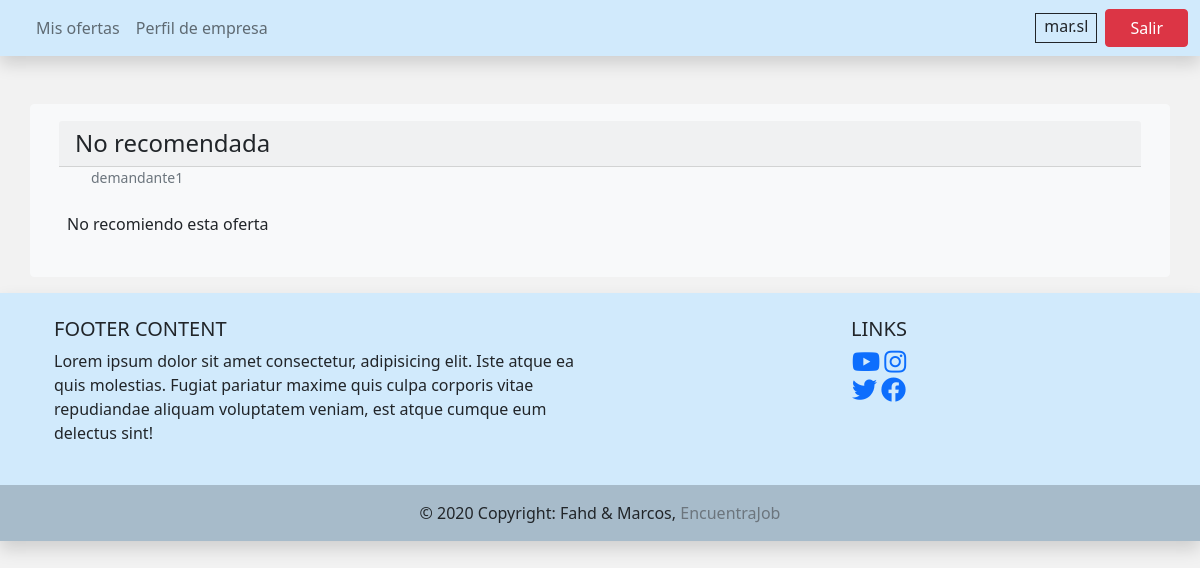
Page /opiniones_empresa.php (signed in) on the committed database.
### tables this page shows
CREATE TABLE `valoraciones` (
  `id_valoracion` int(10) NOT NULL,
  `id_demandante` varchar(10) NOT NULL,
  `id_empresa` varchar(10) NOT NULL,
  `titulo_valoracion` varchar(30) NOT NULL,
  `texto_valoracion` varchar(500) NOT NULL
);

CREATE TABLE `usuarios` (
  `id_usuario` int(10) NOT NULL,
  `rol` varchar(15) NOT NULL,
  `nombre_usuario` varchar(25) NOT NULL,
  `email` varchar(20) NOT NULL,
  `password` varchar(15) NOT NULL
);

### opiniones_empresa.php (the view, shortened to what this page needs)
<?php
include 'funciones_conexion.php';
$conn = conexion();
$sql = "SELECT * FROM valoraciones Val INNER JOIN  demandante De ON Val.id_demandante = De.id_demandante
INNER JOIN  usuarios Ur ON De.id_usuario = Ur.id_usuario";
if($rs = $conn->query($sql)){
  if($rs->num_rows<0){
  die("Error en sacar los datos de la DB");
  }
}
?>
<html lang="es">
  <head>
    <link href="css/bootstrap.min.css" rel="stylesheet" >
    <link href="fontawesome/css/all.min.css" rel="stylesheet" />
  </head>
  <body style="background-color: #f2f2f2;">
      <nav class="navbar navbar-expand-lg navbar-light shadow" style="background-color: #D1EAFC;">
        <div class="container-fluid">
      <div class="collapse navbar-collapse" id="navbarNav">
            <ul class="navbar-nav">
              <li class="nav-item">
                <a class="nav-link" href="#"></a>
              </li>
              <li class="nav-item">
                <a class="nav-link " href="vista_empresa.html">Mis ofertas</a>
              </li>
              <li class="nav-item">
                <a class="nav-link" href="ver_perfil_empresa.html">Perfil de empresa</a>
              </li>
            </ul>
          </div>
      <ul class="navbar-nav ">
        <p class="px-2 m-1 mx-2 border border-dark"><?=$_SESSION['nombre'] ;?></p>
        <li class="nav-item">
          <a href="logout.php" class="btn btn-danger px-4">Salir</a>
        </li>
      </ul>
          </div>
      </nav>
  <div class="col-md-12 center justify-content-center">
<?php   $datos = $rs->fetch_assoc();
       while($datos) { ?>
<div class="card mb-3 container-md bg-light   mt-5 border-light" >
<div class="card-body">
  <h4 class="card-header"><?=$datos['titulo_valoracion'];?></h4>
  <ul>   <li class=" list-inline-item card-text"><small class="text-muted align-bottom"><?=$datos['nombre_usuario'];?></small></li><br>
</ul>
  <div class="d-flex ">
  <p class="card-text m-2"><?=$datos['texto_valoracion']; ?></p>     </div>
</div>
</div>
<?php  $datos = $rs->fetch_assoc();
}  $rs->free();
?>
</div>
    <footer class="text-center text-lg-start shadow " style="background-color: #D1EAFC;">
    <div class="container p-4">
      <div class="row">
        <div class="col-lg-6 col-md-12 mb-4 mb-md-0">
          <h5 class="text-uppercase">Footer Content</h5>
          <p>
            Lorem ipsum dolor sit amet consectetur, adipisicing elit. Iste atque ea quis
            molestias. Fugiat pariatur maxime quis culpa corporis vitae repudiandae aliquam
            voluptatem veniam, est atque cumque eum delectus sint!
          </p>
        </div>
        <div class="col-lg-6 col-md-12 mb-4 mb-md-0">
          <h5 class="text-uppercase text-center">Links</h5>
          <ul class="list-unstyled mb-0 text-center">
            <li>
              <a href="https://www.youtube.com/watch?v=FwhKhecN-1E" ><i class="fab fa-youtube" style="font-size:25px;" ></i></a>
              <a href="https://www.instagram.com/usal" ><i class="fab fa-instagram" style="font-size:25px;" ></i></a>
            </li>
            <li>
              <a href="https://www.twitter.com/usal"><i class="fab fa-twitter" style="font-size:25px;" ></i></a>
              <a href="https://www.facebook.com/" ><i class="fab fa-facebook" style="font-size:25px;" ></i></a>
            </li>
          </ul>
        </div>
      </div>
    </div>
    <div class="text-center p-3" style="background-color: rgba(0, 0, 0, 0.2)">
      © 2020 Copyright: Fahd & Marcos,
      <a class="text-muted" style="text-decoration:none">EncuentraJob</a>
    </div>
  </footer>
          </body>
            </html>

### rows in the picture
valoraciones: titulo_valoracion "No recomendada", usuarios.nombre_usuario "demandante1", texto_valoracion "No recomiendo esta oferta"

### other values in the picture
$_SESSION['nombre'] "mar.sl"
